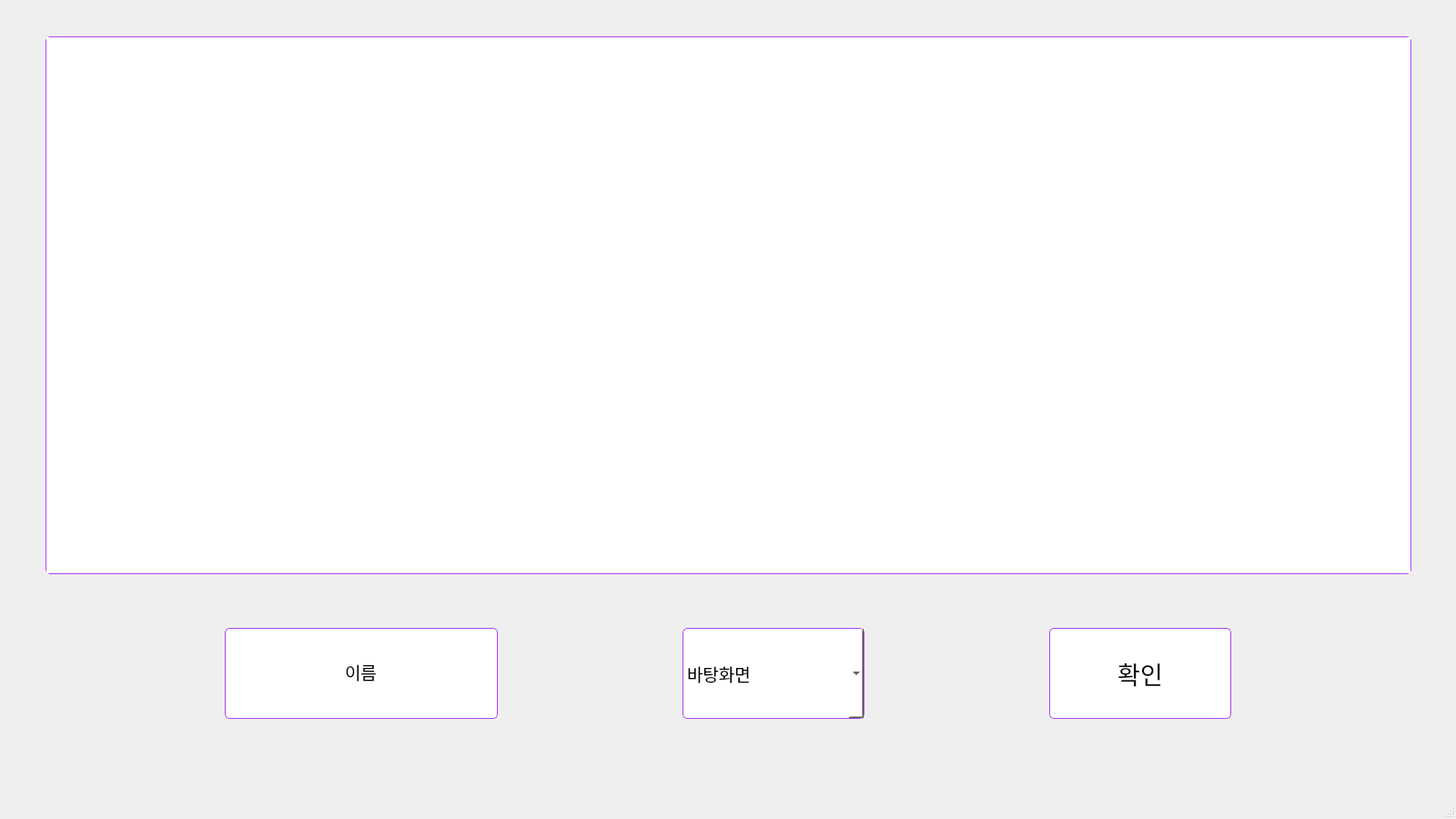
<?xml version="1.0" encoding="UTF-8"?>
<ui version="4.0">
 <class>addDataset</class>
 <widget class="QMainWindow" name="addDataset">
  <property name="geometry">
   <rect>
    <x>0</x>
    <y>0</y>
    <width>1600</width>
    <height>900</height>
   </rect>
  </property>
  <property name="windowTitle">
   <string>Gesture_recognition</string>
  </property>
  <widget class="QWidget" name="centralwidget">
   <widget class="QGraphicsView" name="video">
    <property name="geometry">
     <rect>
      <x>50</x>
      <y>40</y>
      <width>1501</width>
      <height>591</height>
     </rect>
    </property>
    <property name="mouseTracking">
     <bool>false</bool>
    </property>
    <property name="styleSheet">
     <string notr="true">border: 1px solid rgb(175, 69, 237);
border-radius: 5px;
</string>
    </property>
    <property name="sizeAdjustPolicy">
     <enum>QAbstractScrollArea::AdjustIgnored</enum>
    </property>
   </widget>
   <widget class="QWidget" name="gridLayoutWidget">
    <property name="geometry">
     <rect>
      <x>50</x>
      <y>660</y>
      <width>1501</width>
      <height>161</height>
     </rect>
    </property>
    <layout class="QGridLayout" name="gridLayout">
     <item row="0" column="1">
      <widget class="QComboBox" name="comboBoxFunction">
       <property name="maximumSize">
        <size>
         <width>200</width>
         <height>100</height>
        </size>
       </property>
       <property name="font">
        <font>
         <family>맑은 고딕</family>
         <pointsize>14</pointsize>
        </font>
       </property>
       <property name="styleSheet">
        <string notr="true">background-color: white;
border: 1px solid rgb(175, 69, 237);
border-radius: 5px;
</string>
       </property>
       <item>
        <property name="text">
         <string>바탕화면</string>
        </property>
       </item>
       <item>
        <property name="text">
         <string>특정화면캡쳐</string>
        </property>
       </item>
       <item>
        <property name="text">
         <string>작업관리자</string>
        </property>
       </item>
       <item>
        <property name="text">
         <string>볼륨up</string>
        </property>
       </item>
       <item>
        <property name="text">
         <string>볼륨down</string>
        </property>
       </item>
       <item>
        <property name="text">
         <string>음소거</string>
        </property>
       </item>
       <item>
        <property name="text">
         <string>위로스크롤</string>
        </property>
       </item>
       <item>
        <property name="text">
         <string>아래로스크롤</string>
        </property>
       </item>
       <item>
        <property name="text">
         <string>닫은탭되돌리기</string>
        </property>
       </item>
      </widget>
     </item>
     <item row="0" column="0">
      <widget class="QLineEdit" name="lineEditName">
       <property name="maximumSize">
        <size>
         <width>300</width>
         <height>700</height>
        </size>
       </property>
       <property name="font">
        <font>
         <family>맑은 고딕</family>
         <pointsize>14</pointsize>
        </font>
       </property>
       <property name="layoutDirection">
        <enum>Qt::LeftToRight</enum>
       </property>
       <property name="styleSheet">
        <string notr="true">background-color: white;
border: 1px solid rgb(175, 69, 237);
border-radius: 5px;
</string>
       </property>
       <property name="text">
        <string>이름</string>
       </property>
       <property name="echoMode">
        <enum>QLineEdit::Normal</enum>
       </property>
       <property name="cursorPosition">
        <number>2</number>
       </property>
       <property name="alignment">
        <set>Qt::AlignCenter</set>
       </property>
      </widget>
     </item>
     <item row="0" column="2">
      <widget class="QPushButton" name="okayButton">
       <property name="maximumSize">
        <size>
         <width>200</width>
         <height>100</height>
        </size>
       </property>
       <property name="font">
        <font>
         <family>맑은 고딕</family>
         <pointsize>20</pointsize>
        </font>
       </property>
       <property name="styleSheet">
        <string notr="true">background-color: white;
border: 1px solid rgb(175, 69, 237);
border-radius: 5px;
</string>
       </property>
       <property name="text">
        <string>확인</string>
       </property>
      </widget>
     </item>
    </layout>
   </widget>
  </widget>
  <widget class="QMenuBar" name="menubar">
   <property name="geometry">
    <rect>
     <x>0</x>
     <y>0</y>
     <width>1600</width>
     <height>21</height>
    </rect>
   </property>
  </widget>
  <widget class="QStatusBar" name="statusbar"/>
 </widget>
 <resources/>
 <connections/>
</ui>
